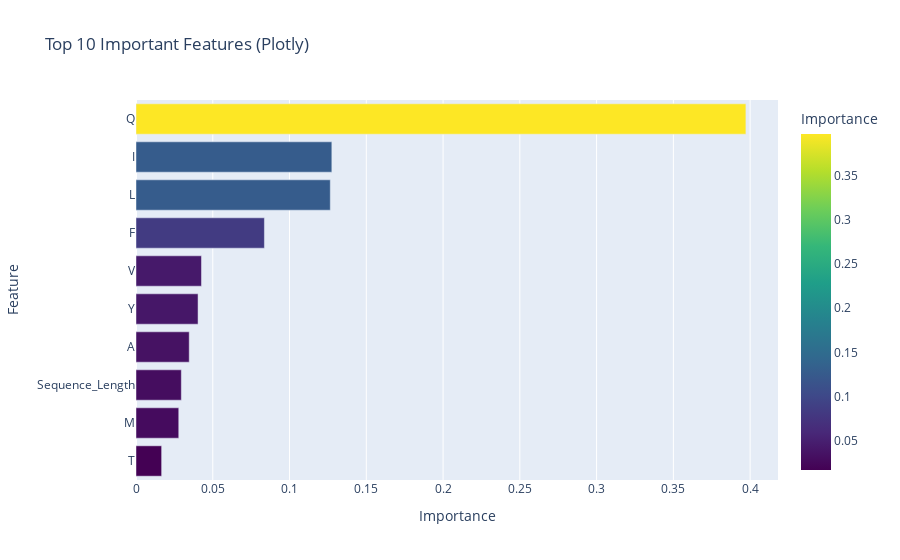

This figure's notebook cell:
### Markdown cell above
## Feature Importance Plot

### Code cell
# Use the existing feature importance data
feat_imp_df = pd.DataFrame({
    'Feature': X.columns,
    'Importance': clf.feature_importances_
}).sort_values(by='Importance', ascending=False).head(10)

fig = px.bar(
    feat_imp_df,
    x='Importance',
    y='Feature',
    orientation='h',
    color='Importance',
    title='Top 10 Important Features (Plotly)',
    color_continuous_scale='viridis'
)

fig.update_layout(yaxis={'categoryorder':'total ascending'})
fig.show()

### Figure 1 — Plotly figure (JSON) as saved in the notebook; plotly's stock layout.template omitted (floating-point values rounded to 4 significant figures)
{"data": [{"hovertemplate": "Importance=%{marker.color}<br>Feature=%{y}<extra></extra>", "legendgroup": "", "marker": {"color": [0.3972, 0.1276, 0.1265, 0.08363, 0.04264, 0.04041, 0.03467, 0.02952, 0.02785, 0.01669], "coloraxis": "coloraxis", "pattern": {"shape": ""}}, "name": "", "orientation": "h", "showlegend": false, "textposition": "auto", "type": "bar", "x": [0.3972, 0.1276, 0.1265, 0.08363, 0.04264, 0.04041, 0.03467, 0.02952, 0.02785, 0.01669], "xaxis": "x", "y": ["Q", "I", "L", "F", "V", "Y", "A", "Sequence_Length", "M", "T"], "yaxis": "y"}], "layout": {"barmode": "relative", "coloraxis": {"colorbar": {"title": {"text": "Importance"}}, "colorscale": [[0, "#440154"], [0.1111, "#482878"], [0.2222, "#3e4989"], [0.3333, "#31688e"], [0.4444, "#26828e"], [0.5556, "#1f9e89"], [0.6667, "#35b779"], [0.7778, "#6ece58"], [0.8889, "#b5de2b"], [1, "#fde725"]]}, "legend": {"tracegroupgap": 0}, "title": {"text": "Top 10 Important Features (Plotly)"}, "xaxis": {"anchor": "y", "domain": [0, 1], "title": {"text": "Importance"}}, "yaxis": {"anchor": "x", "categoryorder": "total ascending", "domain": [0, 1], "title": {"text": "Feature"}}}}
